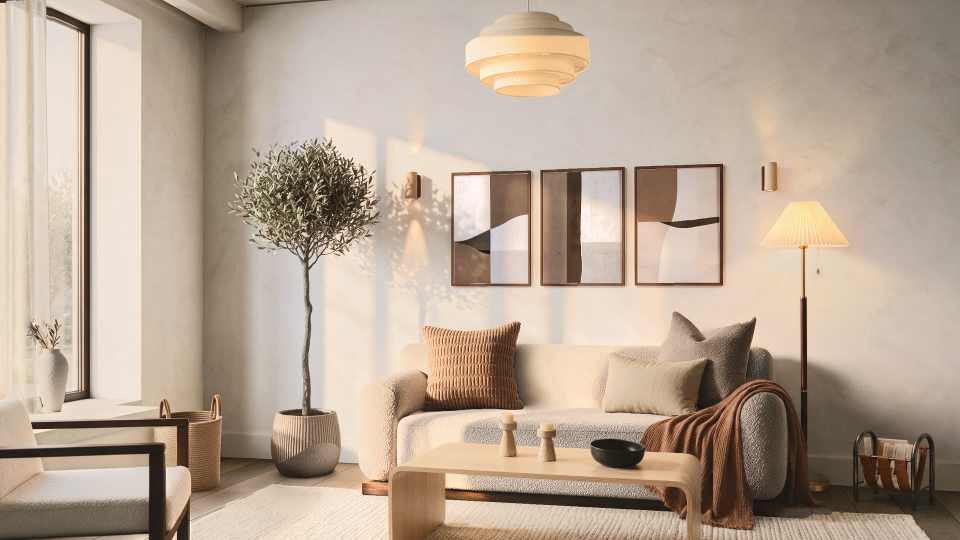
#> input picture assets/renders/living-room/warm-modern/fb13-2026-11-25/default-frame-m0w-fix1-pecan.png, 1920 x 1080 px, given in place of hero-HW.png, which was not available (shown at 1/2 size)
$ python hero_fix1.py
#> lines starting #> are read from the running program, lines starting #| are printed output that depends on the picture
"""hero_fix1.py: the three nano edits (registered, tone-matched: reg.py) pasted into the graded hero, each inside its own region only.
E1: the olive (crown, trunk, the soil at the trunk's foot) and its leaf shadow on the plaster; the planter body below the mouth stays the hero's.
E2: the curtain only (left of its own hem, above the bench, never over the armchair); nano's moved vase and window posts are NOT taken.
E3: the holder and its contact shadow only. The old holder (cut by the bottom edge) is removed from the hero record by the stack itself
(the rug layer under it, de-finished). -> out/hero-fix1.npy, out/masks.npz"""
import os, sys
import cv2, numpy as np
from PIL import Image
S = '/tmp/claude-0/-home-user-homedesign-app/1b393486-20a3-508a-a0b0-d78a98b7d2b6/scratchpad/fix1/'
R = '/home/user/homedesign-app/assets/renders/living-room/warm-modern/fb13-2026-11-25/'
os.makedirs(S + 'out', exist_ok=True)
H, W = 1530, 2720
rd = lambda p: np.asarray(Image.open(p).convert('RGB')).astype(np.float32) / 255
rda = lambda p: np.asarray(Image.open(p)).astype(np.float32) / 255
dil = lambda m, r: cv2.dilate(m.astype(np.uint8), cv2.getStructuringElement(cv2.MORPH_ELLIPSE, (2 * r + 1, 2 * r + 1))).astype(bool)
def nblur(img, w, s):
    num = cv2.GaussianBlur(img * w[..., None], (0, 0), s); den = cv2.GaussianBlur(w, (0, 0), s)
    return num / np.maximum(den, 1e-4)[..., None], den
def place(name, box):
    x0, y0, x1, y1 = box
    out = np.zeros((H, W, 3), np.float32); dd = np.zeros((H, W), np.float32)
    out[y0:y1, x0:x1] = np.load(S + f'ret/{name}-reg.npy').astype(np.float32)
    dd[y0:y1, x0:x1] = np.load(S + f'ret/{name}-d.npy').astype(np.float32)
    inside = np.zeros((H, W), bool); inside[y0 + 4:y1 - 4, x0 + 4:x1 - 4] = True
    return out, dd, inside
hero = rd(R + 'hero-HW.png')
ids = np.asarray(Image.open(R + 'm0w-ids.png')).astype(int)
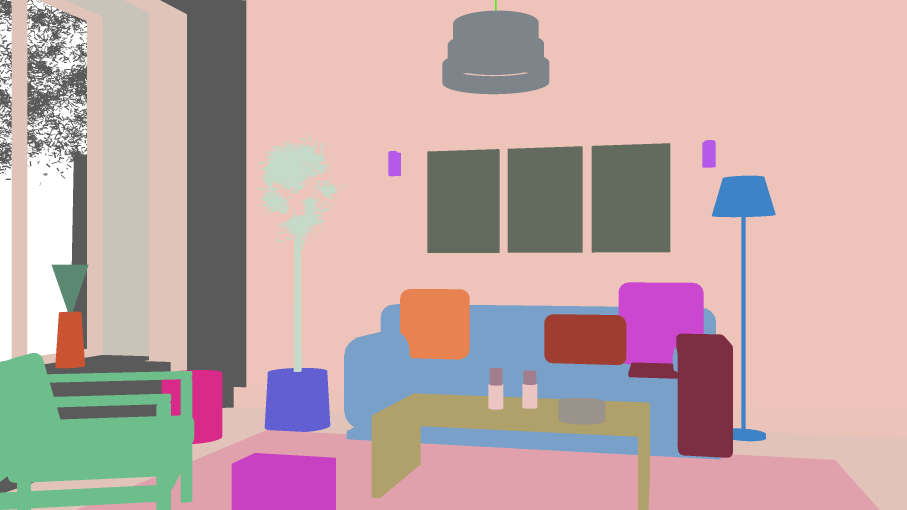
#> input picture assets/renders/living-room/warm-modern/fb13-2026-11-25/m0w-ids.png, 2720 x 1530 px, found by its file name (shown at 1/3 size)
code = ids[..., 0] * 65536 + ids[..., 1] * 256 + ids[..., 2]
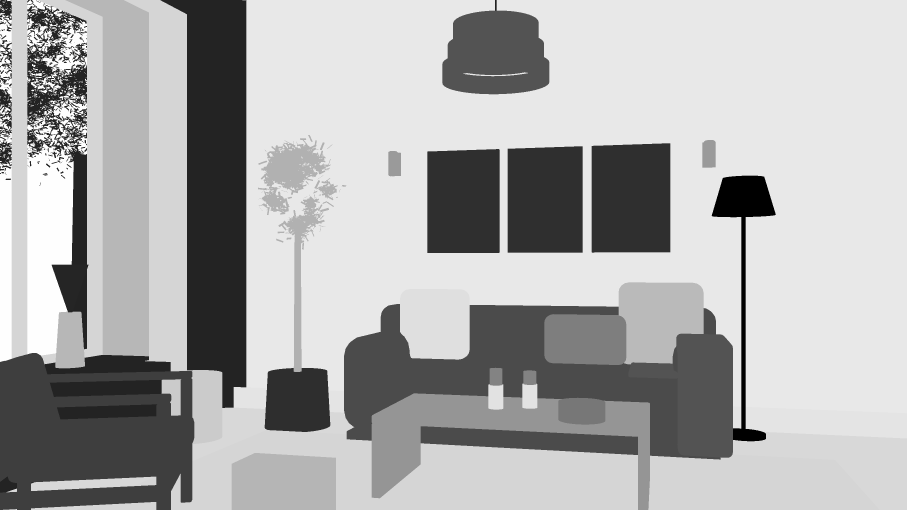
#> code: shape (1530, 2720) int64 (shown at 1/3 size); min 4162503, max 16777215, mean 12749840.6; drawn with min black and max white
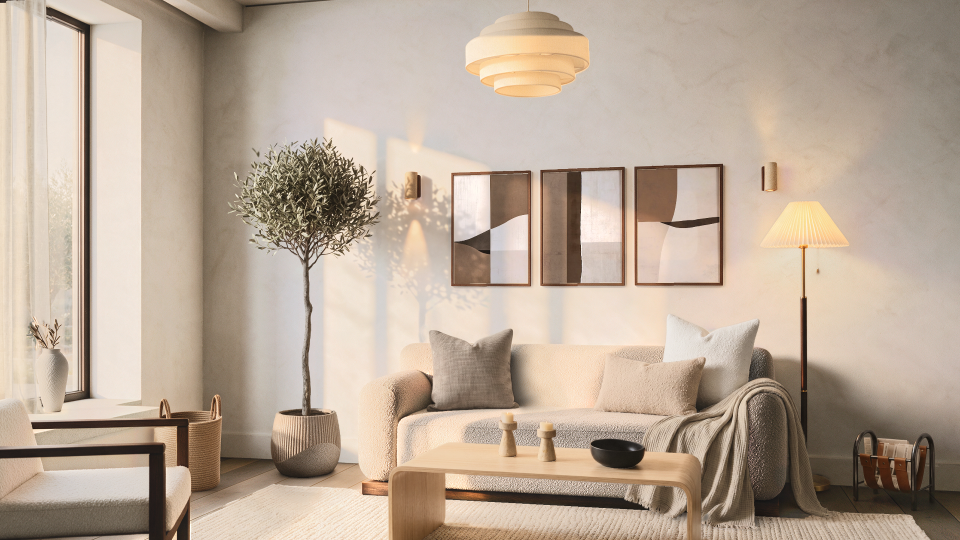
#> input picture assets/renders/living-room/warm-modern/fb13-2026-11-25/default-frame-m0w-wheel-A.png, 1920 x 1080 px, given in place of planter-cj-cement-ribbed-belly.png, which was not available (shown at 1/2 size)
idm = lambda c: np.roll(code == (c[0] * 65536 + c[1] * 256 + c[2]), 50, axis=0)
sofa, arm = idm((120, 160, 200)), idm((110, 190, 140))
lay = lambda s, p: rda(R + f'layers/{s}/{p}.png')
planterL = lay('planter', 'planter-cj-cement-ribbed-belly')
#> (the run stopped early here; a loop or call above may not have finished)
